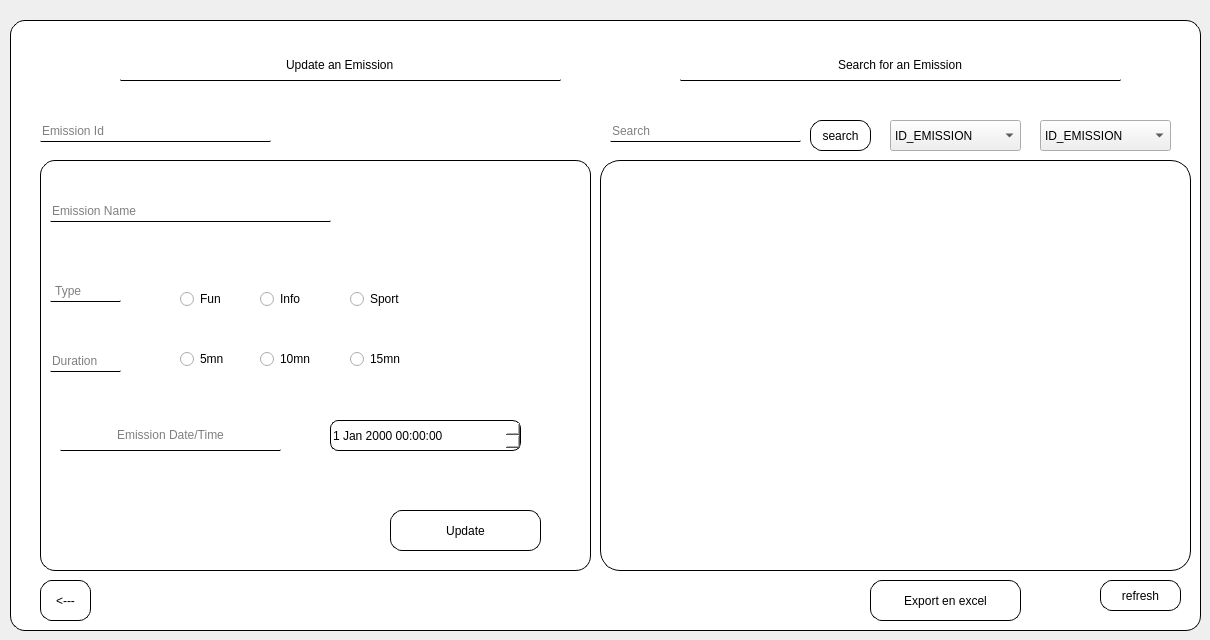
       <widget class="QWidget" name="page_2">
        <widget class="QLineEdit" name="lineEdit_9">
         <property name="geometry">
          <rect>
           <x>120</x>
           <y>50</y>
           <width>441</width>
           <height>31</height>
          </rect>
         </property>
         <property name="styleSheet">
          <string notr="true">border-radius:1px;
background-color:white;
border-bottom:1px solid;
text-align:center;

</string>
         </property>
         <property name="text">
          <string>Update an Emission</string>
         </property>
         <property name="alignment">
          <set>Qt::AlignCenter</set>
         </property>
         <property name="readOnly">
          <bool>true</bool>
         </property>
        </widget>
        <widget class="QRadioButton" name="update_duration_10">
         <property name="geometry">
          <rect>
           <x>260</x>
           <y>350</y>
           <width>71</width>
           <height>18</height>
          </rect>
         </property>
         <property name="styleSheet">
          <string notr="true">background-color:white;
</string>
         </property>
         <property name="text">
          <string>10mn</string>
         </property>
         <attribute name="buttonGroup">
          <string notr="true">buttonGroup_4</string>
         </attribute>
        </widget>
        <widget class="QRadioButton" name="update_fun">
         <property name="geometry">
          <rect>
           <x>180</x>
           <y>290</y>
           <width>71</width>
           <height>18</height>
          </rect>
         </property>
         <property name="styleSheet">
          <string notr="true">background-color:white;
</string>
         </property>
         <property name="text">
          <string>Fun</string>
         </property>
         <attribute name="buttonGroup">
          <string notr="true">buttonGroup_3</string>
         </attribute>
        </widget>
        <widget class="QRadioButton" name="update_sport">
         <property name="geometry">
          <rect>
           <x>350</x>
           <y>290</y>
           <width>83</width>
           <height>18</height>
          </rect>
         </property>
         <property name="styleSheet">
          <string notr="true">background-color:white;
</string>
         </property>
         <property name="text">
          <string>Sport</string>
         </property>
         <attribute name="buttonGroup">
          <string notr="true">buttonGroup_3</string>
         </attribute>
        </widget>
        <widget class="QDateTimeEdit" name="dateTimeEdit_2">
         <property name="geometry">
          <rect>
           <x>330</x>
           <y>420</y>
           <width>191</width>
           <height>31</height>
          </rect>
         </property>
         <property name="styleSheet">
          <string notr="true">background-color:white;
border-radius:8px;
border:1px solid;</string>
         </property>
        </widget>
        <widget class="QLabel" name="label_11">
         <property name="geometry">
          <rect>
           <x>10</x>
           <y>20</y>
           <width>1191</width>
           <height>611</height>
          </rect>
         </property>
         <property name="styleSheet">
          <string notr="true">background-color:white;
border-radius:15px;
border:0.5px solid;</string>
         </property>
         <property name="text">
          <string/>
         </property>
        </widget>
        <widget class="QLineEdit" name="lineEdit_15">
         <property name="geometry">
          <rect>
           <x>680</x>
           <y>50</y>
           <width>441</width>
           <height>31</height>
          </rect>
         </property>
         <property name="styleSheet">
          <string notr="true">border-radius:1px;
background-color:white;
border-bottom:1px solid;
text-align:center;

</string>
         </property>
         <property name="text">
          <string>Search for an Emission</string>
         </property>
         <property name="alignment">
          <set>Qt::AlignCenter</set>
         </property>
         <property name="readOnly">
          <bool>true</bool>
         </property>
         <property name="placeholderText">
          <string/>
         </property>
        </widget>
        <widget class="QLineEdit" name="update_id">
         <property name="geometry">
          <rect>
           <x>40</x>
           <y>120</y>
           <width>231</width>
           <height>22</height>
          </rect>
         </property>
         <property name="styleSheet">
          <string notr="true">background-color:white;
border-radius:1px;
border-bottom:1px double;</string>
         </property>
         <property name="alignment">
          <set>Qt::AlignLeading|Qt::AlignLeft|Qt::AlignVCenter</set>
         </property>
         <property name="placeholderText">
          <string>Emission Id</string>
         </property>
        </widget>
        <widget class="QRadioButton" name="update_info">
         <property name="geometry">
          <rect>
           <x>260</x>
           <y>290</y>
           <width>83</width>
           <height>18</height>
          </rect>
         </property>
         <property name="styleSheet">
          <string notr="true">background-color:white;
</string>
         </property>
         <property name="text">
          <string>Info</string>
         </property>
         <attribute name="buttonGroup">
          <string notr="true">buttonGroup_3</string>
         </attribute>
        </widget>
        <widget class="QLabel" name="label_12">
         <property name="geometry">
          <rect>
           <x>40</x>
           <y>160</y>
           <width>551</width>
           <height>411</height>
          </rect>
         </property>
         <property name="styleSheet">
          <string notr="true">background-color:white;
border-radius:15px;
border:0.5px solid;</string>
         </property>
         <property name="text">
          <string/>
         </property>
        </widget>
        <widget class="QLineEdit" name="lineEdit_14">
         <property name="geometry">
          <rect>
           <x>60</x>
           <y>420</y>
           <width>221</width>
           <height>31</height>
          </rect>
         </property>
         <property name="styleSheet">
          <string notr="true">background-color:white;
border-radius:1px;
border-bottom:1px double;</string>
         </property>
         <property name="alignment">
          <set>Qt::AlignCenter</set>
         </property>
         <property name="readOnly">
          <bool>true</bool>
         </property>
         <property name="placeholderText">
          <string>Emission Date/Time</string>
         </property>
        </widget>
        <widget class="QRadioButton" name="update_duration_15">
         <property name="geometry">
          <rect>
           <x>350</x>
           <y>350</y>
           <width>71</width>
           <height>18</height>
          </rect>
         </property>
         <property name="styleSheet">
          <string notr="true">background-color:white;
</string>
         </property>
         <property name="text">
          <string>15mn</string>
         </property>
         <attribute name="buttonGroup">
          <string notr="true">buttonGroup_4</string>
         </attribute>
        </widget>
        <widget class="QLineEdit" name="update_emission_name">
         <property name="geometry">
          <rect>
           <x>50</x>
           <y>200</y>
           <width>281</width>
           <height>22</height>
          </rect>
         </property>
         <property name="styleSheet">
          <string notr="true">background-color:white;
border-radius:1px;
border-bottom:1px double;</string>
         </property>
         <property name="text">
          <string/>
         </property>
         <property name="alignment">
          <set>Qt::AlignLeading|Qt::AlignLeft|Qt::AlignVCenter</set>
         </property>
         <property name="placeholderText">
          <string>Emission Name</string>
         </property>
        </widget>
        <widget class="QRadioButton" name="update_duration_5">
         <property name="geometry">
          <rect>
           <x>180</x>
           <y>350</y>
           <width>71</width>
           <height>18</height>
          </rect>
         </property>
         <property name="styleSheet">
          <string notr="true">background-color:white;
</string>
         </property>
         <property name="text">
          <string>5mn</string>
         </property>
         <attribute name="buttonGroup">
          <string notr="true">buttonGroup_4</string>
         </attribute>
        </widget>
        <widget class="QLineEdit" name="lineEdit_13">
         <property name="geometry">
          <rect>
           <x>50</x>
           <y>350</y>
           <width>71</width>
           <height>22</height>
          </rect>
         </property>
         <property name="styleSheet">
          <string notr="true">background-color:white;
border-radius:1px;
border-bottom:1px double;</string>
         </property>
         <property name="alignment">
          <set>Qt::AlignLeading|Qt::AlignLeft|Qt::AlignVCenter</set>
         </property>
         <property name="readOnly">
          <bool>true</bool>
         </property>
         <property name="placeholderText">
          <string>Duration</string>
         </property>
        </widget>
        <widget class="QLineEdit" name="lineEdit_17">
         <property name="geometry">
          <rect>
           <x>50</x>
           <y>280</y>
           <width>71</width>
           <height>22</height>
          </rect>
         </property>
         <property name="styleSheet">
          <string notr="true">background-color:white;
border-radius:1px;
border-bottom:1px double;</string>
         </property>
         <property name="alignment">
          <set>Qt::AlignLeading|Qt::AlignLeft|Qt::AlignVCenter</set>
         </property>
         <property name="readOnly">
          <bool>true</bool>
         </property>
         <property name="placeholderText">
          <string> Type</string>
         </property>
        </widget>
        <widget class="QPushButton" name="pushButton_update">
         <property name="geometry">
          <rect>
           <x>390</x>
           <y>510</y>
           <width>151</width>
           <height>41</height>
          </rect>
         </property>
         <property name="styleSheet">
          <string notr="true">
QPushButton{background-color:white;
border-radius:12px;
border-color:black;
border:1px solid;
}
QPushButton:hover
{
background-color:lightgray;
}</string>
         </property>
         <property name="text">
          <string>Update</string>
         </property>
        </widget>
        <widget class="QPushButton" name="next_crud_2">
         <property name="geometry">
          <rect>
           <x>40</x>
           <y>580</y>
           <width>51</width>
           <height>41</height>
          </rect>
         </property>
         <property name="styleSheet">
          <string notr="true">
QPushButton{background-color:white;
border-radius:12px;
border-color:black;
border:1px solid;
}
QPushButton:hover
{
background-color:lightgray;
}</string>
         </property>
         <property name="text">
          <string>&lt;---</string>
         </property>
        </widget>
        <widget class="QTableView" name="tableView_emission">
         <property name="geometry">
          <rect>
           <x>600</x>
           <y>160</y>
           <width>591</width>
           <height>411</height>
          </rect>
         </property>
         <property name="styleSheet">
          <string notr="true">background-color:white;
border-radius:20px;
border:1px solid;
</string>
         </property>
        </widget>
        <widget class="QPushButton" name="refresh">
         <property name="geometry">
          <rect>
           <x>1100</x>
           <y>580</y>
           <width>81</width>
           <height>31</height>
          </rect>
         </property>
         <property name="styleSheet">
          <string notr="true">QPushButton{background-color:white;
border-radius:12px;
border-color:black;
border:1px solid;
}
QPushButton:hover
{
background-color:lightgray;
}</string>
         </property>
         <property name="text">
          <string>refresh</string>
         </property>
        </widget>
        <widget class="QLineEdit" name="lineEdit_search">
         <property name="geometry">
          <rect>
           <x>610</x>
           <y>120</y>
           <width>191</width>
           <height>22</height>
          </rect>
         </property>
         <property name="styleSheet">
          <string notr="true">background-color:white;
border-radius:1px;
border-bottom:1px double;</string>
         </property>
         <property name="alignment">
          <set>Qt::AlignLeading|Qt::AlignLeft|Qt::AlignVCenter</set>
         </property>
         <property name="placeholderText">
          <string>Search</string>
         </property>
        </widget>
        <widget class="QPushButton" name="pushButton_search">
         <property name="geometry">
          <rect>
           <x>810</x>
           <y>120</y>
           <width>61</width>
           <height>31</height>
          </rect>
         </property>
         <property name="styleSheet">
          <string notr="true">QPushButton{background-color:white;
border-radius:12px;
border-color:black;
border:1px solid;
}
QPushButton:hover
{
background-color:lightgray;
}</string>
         </property>
         <property name="text">
          <string>search</string>
         </property>
        </widget>
        <widget class="QComboBox" name="comboBox_emission">
         <property name="geometry">
          <rect>
           <x>890</x>
           <y>120</y>
           <width>131</width>
           <height>31</height>
          </rect>
         </property>
         <property name="styleSheet">
          <string notr="true">QPushButton{background-color:white;
border-radius:12px;
border-color:black;
border:1px solid;
}
QPushButton:hover
{
background-color:lightgray;
}</string>
         </property>
         <item>
          <property name="text">
           <string>ID_EMISSION</string>
          </property>
         </item>
         <item>
          <property name="text">
           <string>NOM_EMISSION</string>
          </property>
         </item>
         <item>
          <property name="text">
           <string>TYPE_EMISSION</string>
          </property>
         </item>
         <item>
          <property name="text">
           <string>DUREE_EMISSION</string>
          </property>
         </item>
         <item>
          <property name="text">
           <string>DATE_EMISSION</string>
          </property>
         </item>
        </widget>
        <widget class="QComboBox" name="comboBox_emission_2">
         <property name="geometry">
          <rect>
           <x>1040</x>
           <y>120</y>
           <width>131</width>
           <height>31</height>
          </rect>
         </property>
         <property name="styleSheet">
          <string notr="true">QPushButton{background-color:white;
border-radius:12px;
border-color:black;
border:1px solid;
}
QPushButton:hover
{
background-color:lightgray;
}</string>
         </property>
         <item>
          <property name="text">
           <string>ID_EMISSION</string>
          </property>
         </item>
         <item>
          <property name="text">
           <string>NOM_EMISSION</string>
          </property>
         </item>
         <item>
          <property name="text">
           <string>TYPE_EMISSION</string>
          </property>
         </item>
        </widget>
        <widget class="QPushButton" name="Excelexport">
         <property name="geometry">
          <rect>
           <x>870</x>
           <y>580</y>
           <width>151</width>
           <height>41</height>
          </rect>
         </property>
         <property name="styleSheet">
          <string notr="true">
QPushButton{background-color:white;
border-radius:12px;
border-color:black;
border:1px solid;
}
QPushButton:hover
{
background-color:lightgray;
}</string>
         </property>
         <property name="text">
          <string>Export en excel</string>
         </property>
        </widget>
        <zorder>label_11</zorder>
        <zorder>label_12</zorder>
        <zorder>lineEdit_9</zorder>
        <zorder>update_duration_10</zorder>
        <zorder>update_fun</zorder>
        <zorder>update_sport</zorder>
        <zorder>dateTimeEdit_2</zorder>
        <zorder>lineEdit_15</zorder>
        <zorder>update_id</zorder>
        <zorder>update_info</zorder>
        <zorder>lineEdit_14</zorder>
        <zorder>update_duration_15</zorder>
        <zorder>update_emission_name</zorder>
        <zorder>update_duration_5</zorder>
        <zorder>lineEdit_13</zorder>
        <zorder>lineEdit_17</zorder>
        <zorder>pushButton_update</zorder>
        <zorder>next_crud_2</zorder>
        <zorder>tableView_emission</zorder>
        <zorder>refresh</zorder>
        <zorder>lineEdit_search</zorder>
        <zorder>pushButton_search</zorder>
        <zorder>comboBox_emission</zorder>
        <zorder>comboBox_emission_2</zorder>
        <zorder>Excelexport</zorder>
       </widget>
